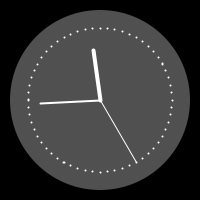
Frame 1 (no input)
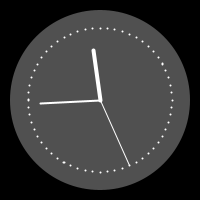
Frame 60 (the mouse pressed at the canvas centre just before this capture)
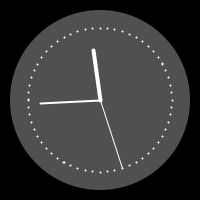
Frame 120 (the mouse held since frame 60 and released just before this capture)

The Processing sketch that drew these frames (run headless with seeded random() and noise(); from frame 60 on, the mouse is pressed at the canvas centre):

// Processing sketch: oct03a_clockexample
// ── oct03a_clockexample.pde
int cx, cy;
float secondsRadius;
float minutesRadius;
float hoursRadius;
float clockDiameter;

void setup() {
  size(200, 200);
  stroke(255);
  smooth();
  
  int radius = min(width, height) / 2;
  secondsRadius = radius * 0.72;
  minutesRadius = radius * 0.60;
  hoursRadius = radius * 0.50;
  clockDiameter = radius * 1.8;
  
  cx = width / 2;
  cy = height / 2;
}

void draw() {
  background(0);
  
  // Draw the clock background
  fill(80);
  noStroke();
  ellipse(cx, cy, clockDiameter, clockDiameter);
  
  // Angles for sin() and cos() start at 3 o'clock;
  // subtract HALF_PI to make them start at the top
  float s = map(second(), 0, 60, 0, TWO_PI) - HALF_PI;
  float m = map(minute() + norm(second(), 0, 60), 0, 60, 0, TWO_PI) - HALF_PI; 
  float h = map(hour() + norm(minute(), 0, 60), 0, 24, 0, TWO_PI * 2) - HALF_PI;
  
  // Draw the hands of the clock
  stroke(255);
  strokeWeight(1);
  line(cx, cy, cx + cos(s) * secondsRadius, cy + sin(s) * secondsRadius);
  strokeWeight(2);
  line(cx, cy, cx + cos(m) * minutesRadius, cy + sin(m) * minutesRadius);
  strokeWeight(4);
  line(cx, cy, cx + cos(h) * hoursRadius, cy + sin(h) * hoursRadius);
  
  // Draw the minute ticks
  strokeWeight(2);
  beginShape(POINTS);
  for (int a = 0; a < 360; a+=6) {
    float x = cx + cos(radians(a)) * secondsRadius;
    float y = cy + sin(radians(a)) * secondsRadius;
    vertex(x, y);
  }
  endShape();
}
